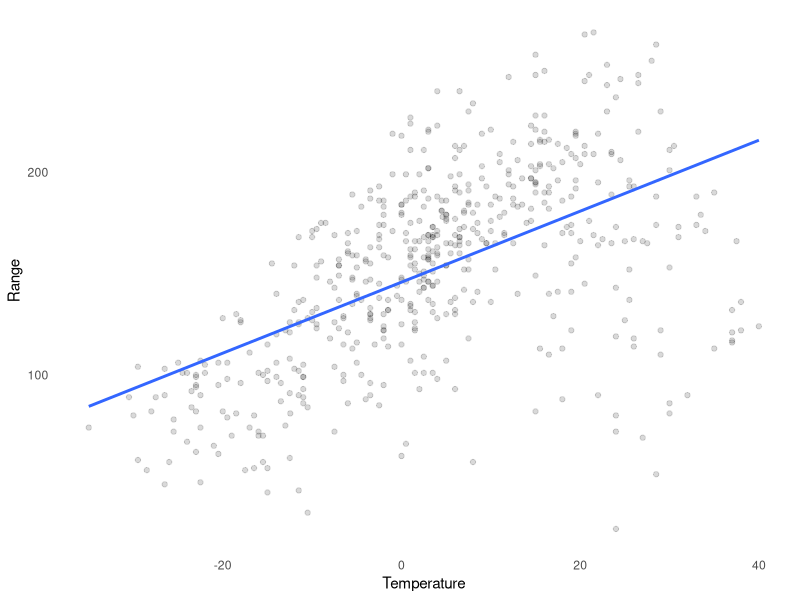

This figure's R source:
## ---- chunk 1
library(tidyverse)
library(knitr)
library(kableExtra)
df = read_csv("data.csv")
chargetimes = read_csv("flo_charge.csv")
## ---- chunk 2
b = chargetimes %>% 
  summarise(averageChargeRate = mean(chargetimes$`Charge rate (kWh/min)`),
            minChargeRate = min(chargetimes$`Charge rate (kWh/min)`),
            maxChargeRate = max(chargetimes$`Charge rate (kWh/min)`)
            )

low = b %>% pull(averageChargeRate) %>% signif(2)
high = b %>% pull(maxChargeRate) %>% signif(2)
avg = b %>% pull(averageChargeRate) %>% signif(2)
## ---- chunk 3

x = 41.55/655

val = df %>% 
  mutate(cost = economy * x,
         cost = cost / 100) %>% 
  summarise(CostPerKm = mean(cost, na.rm = T) %>% scales::dollar()) %>% 
  pull(CostPerKm)
## ---- chunk 4
df %>% 
  group_by('Temperature' = cut(start_outside_temp, 5)) %>% 
  summarise(`Max Range` = max(range_start, na.rm = T) %>% round(0)) %>% 
  drop_na %>%
  mutate('Temperature' = Temperature %>% 
           str_remove("\\(") %>% 
           str_remove("\\]") %>% 
           str_replace("\\,", " to ")) %>% 
           rename(
             'Temperature (degrees C)' = 'Temperature',
             'Max Range Indicated' = 'Max Range'
           ) %>% 
  kable(table.attr='class="range-table"') %>% 
    kable_styling()
## ---- chunk 5

df %>% 
  ggplot(aes(x = start_outside_temp, y = range_start)) + 
  geom_point(alpha = 0.15) + 
  geom_smooth(method = "lm", se = F) + 
  theme_minimal() + 
  theme(panel.grid = element_blank()) + 
  labs(x = "Temperature", y = "Range")
